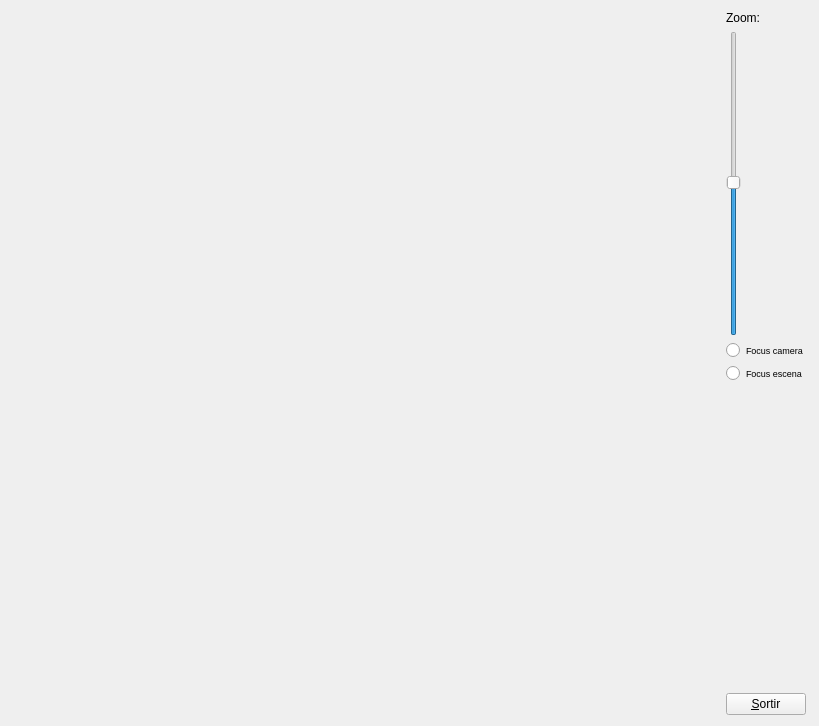
<?xml version="1.0" encoding="UTF-8"?>
<ui version="4.0">
 <class>MyForm</class>
 <widget class="QWidget" name="MyForm">
  <property name="geometry">
   <rect>
    <x>0</x>
    <y>0</y>
    <width>819</width>
    <height>726</height>
   </rect>
  </property>
  <property name="windowTitle">
   <string>Form</string>
  </property>
  <layout class="QHBoxLayout" name="horizontalLayout">
   <item>
    <widget class="MyGLWidget" name="widget" native="true">
     <property name="sizePolicy">
      <sizepolicy hsizetype="Expanding" vsizetype="Expanding">
       <horstretch>0</horstretch>
       <verstretch>0</verstretch>
      </sizepolicy>
     </property>
     <widget class="QRadioButton" name="radioButton_2">
      <property name="geometry">
       <rect>
        <x>710</x>
        <y>410</y>
        <width>81</width>
        <height>17</height>
       </rect>
      </property>
      <property name="font">
       <font>
        <pointsize>7</pointsize>
       </font>
      </property>
      <property name="text">
       <string>Focus camera</string>
      </property>
     </widget>
    </widget>
   </item>
   <item>
    <layout class="QVBoxLayout" name="verticalLayout">
     <item>
      <widget class="QLabel" name="label">
       <property name="text">
        <string>Zoom:</string>
       </property>
      </widget>
     </item>
     <item>
      <widget class="QSlider" name="verticalSlider">
       <property name="sliderPosition">
        <number>50</number>
       </property>
       <property name="orientation">
        <enum>Qt::Vertical</enum>
       </property>
      </widget>
     </item>
     <item>
      <widget class="QRadioButton" name="radioButton">
       <property name="font">
        <font>
         <pointsize>7</pointsize>
        </font>
       </property>
       <property name="text">
        <string>Focus camera</string>
       </property>
      </widget>
     </item>
     <item>
      <widget class="QRadioButton" name="radioButton_3">
       <property name="font">
        <font>
         <pointsize>7</pointsize>
        </font>
       </property>
       <property name="text">
        <string>Focus escena</string>
       </property>
      </widget>
     </item>
     <item>
      <spacer name="verticalSpacer">
       <property name="orientation">
        <enum>Qt::Vertical</enum>
       </property>
       <property name="sizeHint" stdset="0">
        <size>
         <width>20</width>
         <height>40</height>
        </size>
       </property>
      </spacer>
     </item>
     <item>
      <widget class="QPushButton" name="pushButton">
       <property name="sizePolicy">
        <sizepolicy hsizetype="Fixed" vsizetype="Fixed">
         <horstretch>0</horstretch>
         <verstretch>0</verstretch>
        </sizepolicy>
       </property>
       <property name="text">
        <string>&amp;Sortir</string>
       </property>
      </widget>
     </item>
    </layout>
   </item>
  </layout>
 </widget>
 <customwidgets>
  <customwidget>
   <class>MyGLWidget</class>
   <extends>QWidget</extends>
   <header>MyGLWidget.h</header>
   <container>1</container>
   <slots>
    <signal>setFOV(int)</signal>
    <signal>setFocCam(bool)</signal>
    <signal>setFocEsc(bool)</signal>
    <slot>canviaFOV(int)</slot>
    <slot>canviaFocusCam()</slot>
    <slot>canviaFocusEsc()</slot>
   </slots>
  </customwidget>
 </customwidgets>
 <resources/>
 <connections>
  <connection>
   <sender>pushButton</sender>
   <signal>clicked()</signal>
   <receiver>MyForm</receiver>
   <slot>close()</slot>
   <hints>
    <hint type="sourcelabel">
     <x>807</x>
     <y>715</y>
    </hint>
    <hint type="destinationlabel">
     <x>839</x>
     <y>529</y>
    </hint>
   </hints>
  </connection>
  <connection>
   <sender>verticalSlider</sender>
   <signal>valueChanged(int)</signal>
   <receiver>widget</receiver>
   <slot>canviaFOV(int)</slot>
   <hints>
    <hint type="sourcelabel">
     <x>736</x>
     <y>173</y>
    </hint>
    <hint type="destinationlabel">
     <x>701</x>
     <y>178</y>
    </hint>
   </hints>
  </connection>
  <connection>
   <sender>widget</sender>
   <signal>setFOV(int)</signal>
   <receiver>verticalSlider</receiver>
   <slot>setValue(int)</slot>
   <hints>
    <hint type="sourcelabel">
     <x>695</x>
     <y>401</y>
    </hint>
    <hint type="destinationlabel">
     <x>742</x>
     <y>332</y>
    </hint>
   </hints>
  </connection>
  <connection>
   <sender>widget</sender>
   <signal>setFocCam(bool)</signal>
   <receiver>radioButton</receiver>
   <slot>setChecked(bool)</slot>
   <hints>
    <hint type="sourcelabel">
     <x>688</x>
     <y>341</y>
    </hint>
    <hint type="destinationlabel">
     <x>740</x>
     <y>346</y>
    </hint>
   </hints>
  </connection>
  <connection>
   <sender>widget</sender>
   <signal>setFocEsc(bool)</signal>
   <receiver>radioButton_3</receiver>
   <slot>setChecked(bool)</slot>
   <hints>
    <hint type="sourcelabel">
     <x>706</x>
     <y>364</y>
    </hint>
    <hint type="destinationlabel">
     <x>736</x>
     <y>368</y>
    </hint>
   </hints>
  </connection>
  <connection>
   <sender>radioButton</sender>
   <signal>toggled(bool)</signal>
   <receiver>widget</receiver>
   <slot>canviaFocusCam()</slot>
   <hints>
    <hint type="sourcelabel">
     <x>759</x>
     <y>345</y>
    </hint>
    <hint type="destinationlabel">
     <x>661</x>
     <y>322</y>
    </hint>
   </hints>
  </connection>
  <connection>
   <sender>radioButton_3</sender>
   <signal>toggled(bool)</signal>
   <receiver>widget</receiver>
   <slot>canviaFocusEsc()</slot>
   <hints>
    <hint type="sourcelabel">
     <x>790</x>
     <y>367</y>
    </hint>
    <hint type="destinationlabel">
     <x>707</x>
     <y>443</y>
    </hint>
   </hints>
  </connection>
 </connections>
</ui>
